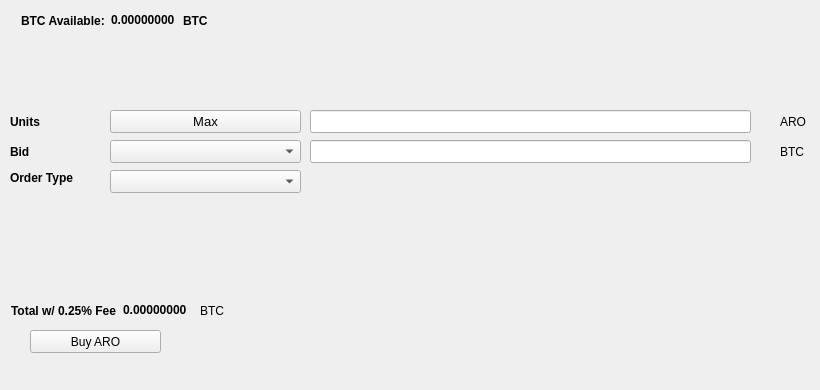
   <widget class="QWidget" name="BuyTab">
    <attribute name="title">
     <string>Buy</string>
    </attribute>
    <widget class="QPushButton" name="BuyARO">
     <property name="geometry">
      <rect>
       <x>30</x>
       <y>330</y>
       <width>131</width>
       <height>23</height>
      </rect>
     </property>
     <property name="text">
      <string>Buy ARO</string>
     </property>
     <property name="icon">
      <iconset resource="../apeiron.qrc">
       <normaloff>:/icons/bitcoin</normaloff>:/icons/bitcoin</iconset>
     </property>
    </widget>
    <widget class="QLabel" name="label_3">
     <property name="geometry">
      <rect>
       <x>10</x>
       <y>110</y>
       <width>46</width>
       <height>23</height>
      </rect>
     </property>
     <property name="font">
      <font>
       <weight>75</weight>
       <bold>true</bold>
      </font>
     </property>
     <property name="text">
      <string>Units</string>
     </property>
    </widget>
    <widget class="QLineEdit" name="UnitsInput">
     <property name="geometry">
      <rect>
       <x>310</x>
       <y>110</y>
       <width>441</width>
       <height>23</height>
      </rect>
     </property>
     <property name="font">
      <font>
       <pointsize>9</pointsize>
       <weight>75</weight>
       <bold>true</bold>
      </font>
     </property>
    </widget>
    <widget class="QLineEdit" name="BuyBidPriceEdit">
     <property name="geometry">
      <rect>
       <x>310</x>
       <y>140</y>
       <width>441</width>
       <height>23</height>
      </rect>
     </property>
     <property name="font">
      <font>
       <pointsize>9</pointsize>
       <weight>75</weight>
       <bold>true</bold>
      </font>
     </property>
    </widget>
    <widget class="QLabel" name="label_4">
     <property name="geometry">
      <rect>
       <x>780</x>
       <y>110</y>
       <width>31</width>
       <height>23</height>
      </rect>
     </property>
     <property name="text">
      <string>ARO</string>
     </property>
    </widget>
    <widget class="QLabel" name="label_5">
     <property name="geometry">
      <rect>
       <x>780</x>
       <y>140</y>
       <width>31</width>
       <height>23</height>
      </rect>
     </property>
     <property name="text">
      <string>BTC</string>
     </property>
    </widget>
    <widget class="QLabel" name="label_6">
     <property name="geometry">
      <rect>
       <x>10</x>
       <y>140</y>
       <width>46</width>
       <height>23</height>
      </rect>
     </property>
     <property name="font">
      <font>
       <weight>75</weight>
       <bold>true</bold>
      </font>
     </property>
     <property name="text">
      <string>Bid</string>
     </property>
    </widget>
    <widget class="QLabel" name="label_7">
     <property name="geometry">
      <rect>
       <x>10</x>
       <y>170</y>
       <width>91</width>
       <height>16</height>
      </rect>
     </property>
     <property name="font">
      <font>
       <weight>75</weight>
       <bold>true</bold>
      </font>
     </property>
     <property name="text">
      <string>Order Type</string>
     </property>
    </widget>
    <widget class="QPushButton" name="Buy_Max_Amount">
     <property name="geometry">
      <rect>
       <x>110</x>
       <y>110</y>
       <width>191</width>
       <height>23</height>
      </rect>
     </property>
     <property name="font">
      <font>
       <pointsize>10</pointsize>
      </font>
     </property>
     <property name="text">
      <string>Max</string>
     </property>
    </widget>
    <widget class="QComboBox" name="BuyBidcomboBox">
     <property name="geometry">
      <rect>
       <x>110</x>
       <y>140</y>
       <width>191</width>
       <height>23</height>
      </rect>
     </property>
     <property name="font">
      <font>
       <pointsize>10</pointsize>
      </font>
     </property>
    </widget>
    <widget class="QComboBox" name="buyOrdertypeCombo">
     <property name="geometry">
      <rect>
       <x>110</x>
       <y>170</y>
       <width>191</width>
       <height>23</height>
      </rect>
     </property>
     <property name="font">
      <font>
       <pointsize>10</pointsize>
      </font>
     </property>
    </widget>
    <widget class="QWidget" name="layoutWidget1">
     <property name="geometry">
      <rect>
       <x>21</x>
       <y>11</y>
       <width>227</width>
       <height>19</height>
      </rect>
     </property>
     <layout class="QHBoxLayout" name="horizontalLayout_3">
      <item>
       <widget class="QLabel" name="label232">
        <property name="font">
         <font>
          <weight>75</weight>
          <bold>true</bold>
         </font>
        </property>
        <property name="text">
         <string>BTC Available:</string>
        </property>
       </widget>
      </item>
      <item>
       <widget class="QLabel" name="BtcAvailableLbl">
        <property name="palette">
         <palette>
          <active>
           <colorrole role="WindowText">
            <brush brushstyle="SolidPattern">
             <color alpha="255">
              <red>0</red>
              <green>0</green>
              <blue>0</blue>
             </color>
            </brush>
           </colorrole>
           <colorrole role="Button">
            <brush brushstyle="SolidPattern">
             <color alpha="255">
              <red>0</red>
              <green>170</green>
              <blue>0</blue>
             </color>
            </brush>
           </colorrole>
           <colorrole role="Light">
            <brush brushstyle="SolidPattern">
             <color alpha="255">
              <red>0</red>
              <green>255</green>
              <blue>0</blue>
             </color>
            </brush>
           </colorrole>
           <colorrole role="Midlight">
            <brush brushstyle="SolidPattern">
             <color alpha="255">
              <red>0</red>
              <green>212</green>
              <blue>0</blue>
             </color>
            </brush>
           </colorrole>
           <colorrole role="Dark">
            <brush brushstyle="SolidPattern">
             <color alpha="255">
              <red>0</red>
              <green>85</green>
              <blue>0</blue>
             </color>
            </brush>
           </colorrole>
           <colorrole role="Mid">
            <brush brushstyle="SolidPattern">
             <color alpha="255">
              <red>0</red>
              <green>113</green>
              <blue>0</blue>
             </color>
            </brush>
           </colorrole>
           <colorrole role="Text">
            <brush brushstyle="SolidPattern">
             <color alpha="255">
              <red>0</red>
              <green>170</green>
              <blue>0</blue>
             </color>
            </brush>
           </colorrole>
           <colorrole role="BrightText">
            <brush brushstyle="SolidPattern">
             <color alpha="255">
              <red>255</red>
              <green>255</green>
              <blue>255</blue>
             </color>
            </brush>
           </colorrole>
           <colorrole role="ButtonText">
            <brush brushstyle="SolidPattern">
             <color alpha="255">
              <red>0</red>
              <green>0</green>
              <blue>0</blue>
             </color>
            </brush>
           </colorrole>
           <colorrole role="Base">
            <brush brushstyle="SolidPattern">
             <color alpha="255">
              <red>255</red>
              <green>255</green>
              <blue>255</blue>
             </color>
            </brush>
           </colorrole>
           <colorrole role="Window">
            <brush brushstyle="SolidPattern">
             <color alpha="255">
              <red>0</red>
              <green>170</green>
              <blue>0</blue>
             </color>
            </brush>
           </colorrole>
           <colorrole role="Shadow">
            <brush brushstyle="SolidPattern">
             <color alpha="255">
              <red>0</red>
              <green>0</green>
              <blue>0</blue>
             </color>
            </brush>
           </colorrole>
           <colorrole role="AlternateBase">
            <brush brushstyle="SolidPattern">
             <color alpha="255">
              <red>127</red>
              <green>212</green>
              <blue>127</blue>
             </color>
            </brush>
           </colorrole>
           <colorrole role="ToolTipBase">
            <brush brushstyle="SolidPattern">
             <color alpha="255">
              <red>255</red>
              <green>255</green>
              <blue>220</blue>
             </color>
            </brush>
           </colorrole>
           <colorrole role="ToolTipText">
            <brush brushstyle="SolidPattern">
             <color alpha="255">
              <red>0</red>
              <green>0</green>
              <blue>0</blue>
             </color>
            </brush>
           </colorrole>
          </active>
          <inactive>
           <colorrole role="WindowText">
            <brush brushstyle="SolidPattern">
             <color alpha="255">
              <red>0</red>
              <green>0</green>
              <blue>0</blue>
             </color>
            </brush>
           </colorrole>
           <colorrole role="Button">
            <brush brushstyle="SolidPattern">
             <color alpha="255">
              <red>0</red>
              <green>170</green>
              <blue>0</blue>
             </color>
            </brush>
           </colorrole>
           <colorrole role="Light">
            <brush brushstyle="SolidPattern">
             <color alpha="255">
              <red>0</red>
              <green>255</green>
              <blue>0</blue>
             </color>
            </brush>
           </colorrole>
           <colorrole role="Midlight">
            <brush brushstyle="SolidPattern">
             <color alpha="255">
              <red>0</red>
              <green>212</green>
              <blue>0</blue>
             </color>
            </brush>
           </colorrole>
           <colorrole role="Dark">
            <brush brushstyle="SolidPattern">
             <color alpha="255">
              <red>0</red>
              <green>85</green>
              <blue>0</blue>
             </color>
            </brush>
           </colorrole>
           <colorrole role="Mid">
            <brush brushstyle="SolidPattern">
             <color alpha="255">
              <red>0</red>
              <green>113</green>
              <blue>0</blue>
             </color>
            </brush>
           </colorrole>
           <colorrole role="Text">
            <brush brushstyle="SolidPattern">
             <color alpha="255">
              <red>0</red>
              <green>170</green>
              <blue>0</blue>
             </color>
            </brush>
           </colorrole>
           <colorrole role="BrightText">
            <brush brushstyle="SolidPattern">
             <color alpha="255">
              <red>255</red>
              <green>255</green>
              <blue>255</blue>
             </color>
            </brush>
           </colorrole>
           <colorrole role="ButtonText">
            <brush brushstyle="SolidPattern">
             <color alpha="255">
              <red>0</red>
              <green>0</green>
              <blue>0</blue>
             </color>
            </brush>
           </colorrole>
           <colorrole role="Base">
            <brush brushstyle="SolidPattern">
             <color alpha="255">
              <red>255</red>
              <green>255</green>
              <blue>255</blue>
             </color>
            </brush>
           </colorrole>
           <colorrole role="Window">
            <brush brushstyle="SolidPattern">
             <color alpha="255">
              <red>0</red>
              <green>170</green>
              <blue>0</blue>
             </color>
            </brush>
           </colorrole>
           <colorrole role="Shadow">
            <brush brushstyle="SolidPattern">
             <color alpha="255">
              <red>0</red>
              <green>0</green>
              <blue>0</blue>
             </color>
            </brush>
           </colorrole>
           <colorrole role="AlternateBase">
            <brush brushstyle="SolidPattern">
             <color alpha="255">
              <red>127</red>
              <green>212</green>
              <blue>127</blue>
             </color>
            </brush>
           </colorrole>
           <colorrole role="ToolTipBase">
            <brush brushstyle="SolidPattern">
             <color alpha="255">
              <red>255</red>
              <green>255</green>
              <blue>220</blue>
             </color>
            </brush>
           </colorrole>
           <colorrole role="ToolTipText">
            <brush brushstyle="SolidPattern">
             <color alpha="255">
              <red>0</red>
              <green>0</green>
              <blue>0</blue>
             </color>
            </brush>
           </colorrole>
          </inactive>
          <disabled>
           <colorrole role="WindowText">
            <brush brushstyle="SolidPattern">
             <color alpha="255">
              <red>0</red>
              <green>85</green>
              <blue>0</blue>
             </color>
            </brush>
           </colorrole>
           <colorrole role="Button">
            <brush brushstyle="SolidPattern">
             <color alpha="255">
              <red>0</red>
              <green>170</green>
              <blue>0</blue>
             </color>
            </brush>
           </colorrole>
           <colorrole role="Light">
            <brush brushstyle="SolidPattern">
             <color alpha="255">
              <red>0</red>
              <green>255</green>
              <blue>0</blue>
             </color>
            </brush>
           </colorrole>
           <colorrole role="Midlight">
            <brush brushstyle="SolidPattern">
             <color alpha="255">
              <red>0</red>
              <green>212</green>
              <blue>0</blue>
             </color>
            </brush>
           </colorrole>
           <colorrole role="Dark">
            <brush brushstyle="SolidPattern">
             <color alpha="255">
              <red>0</red>
              <green>85</green>
              <blue>0</blue>
             </color>
            </brush>
           </colorrole>
           <colorrole role="Mid">
            <brush brushstyle="SolidPattern">
             <color alpha="255">
              <red>0</red>
              <green>113</green>
              <blue>0</blue>
             </color>
            </brush>
           </colorrole>
           <colorrole role="Text">
            <brush brushstyle="SolidPattern">
             <color alpha="255">
              <red>0</red>
              <green>85</green>
              <blue>0</blue>
             </color>
            </brush>
           </colorrole>
           <colorrole role="BrightText">
            <brush brushstyle="SolidPattern">
             <color alpha="255">
              <red>255</red>
              <green>255</green>
              <blue>255</blue>
             </color>
            </brush>
           </colorrole>
           <colorrole role="ButtonText">
            <brush brushstyle="SolidPattern">
             <color alpha="255">
              <red>0</red>
              <green>85</green>
              <blue>0</blue>
             </color>
            </brush>
           </colorrole>
           <colorrole role="Base">
            <brush brushstyle="SolidPattern">
             <color alpha="255">
              <red>0</red>
              <green>170</green>
              <blue>0</blue>
             </color>
            </brush>
           </colorrole>
           <colorrole role="Window">
            <brush brushstyle="SolidPattern">
             <color alpha="255">
              <red>0</red>
              <green>170</green>
              <blue>0</blue>
             </color>
            </brush>
           </colorrole>
           <colorrole role="Shadow">
            <brush brushstyle="SolidPattern">
             <color alpha="255">
              <red>0</red>
              <green>0</green>
              <blue>0</blue>
             </color>
            </brush>
           </colorrole>
           <colorrole role="AlternateBase">
            <brush brushstyle="SolidPattern">
             <color alpha="255">
              <red>0</red>
              <green>170</green>
              <blue>0</blue>
             </color>
            </brush>
           </colorrole>
           <colorrole role="ToolTipBase">
            <brush brushstyle="SolidPattern">
             <color alpha="255">
              <red>255</red>
              <green>255</green>
              <blue>220</blue>
             </color>
            </brush>
           </colorrole>
           <colorrole role="ToolTipText">
            <brush brushstyle="SolidPattern">
             <color alpha="255">
              <red>0</red>
              <green>0</green>
              <blue>0</blue>
             </color>
            </brush>
           </colorrole>
          </disabled>
         </palette>
        </property>
        <property name="font">
         <font>
          <weight>75</weight>
          <bold>true</bold>
         </font>
        </property>
        <property name="text">
         <string>0.00000000</string>
        </property>
        <property name="textInteractionFlags">
         <set>Qt::LinksAccessibleByMouse|Qt::TextSelectableByKeyboard|Qt::TextSelectableByMouse</set>
        </property>
       </widget>
      </item>
      <item>
       <widget class="QLabel" name="BtcAvailableLbl_2">
        <property name="font">
         <font>
          <weight>75</weight>
          <bold>true</bold>
         </font>
        </property>
        <property name="text">
         <string>BTC</string>
        </property>
       </widget>
      </item>
     </layout>
    </widget>
    <widget class="QWidget" name="layoutWidge2">
     <property name="geometry">
      <rect>
       <x>11</x>
       <y>301</y>
       <width>259</width>
       <height>19</height>
      </rect>
     </property>
     <layout class="QHBoxLayout" name="horizontalLayout_4">
      <item>
       <widget class="QLabel" name="label_9">
        <property name="font">
         <font>
          <weight>75</weight>
          <bold>true</bold>
         </font>
        </property>
        <property name="text">
         <string>Total w/ 0.25% Fee</string>
        </property>
       </widget>
      </item>
      <item>
       <widget class="QLabel" name="BuyCostLabel">
        <property name="palette">
         <palette>
          <active>
           <colorrole role="WindowText">
            <brush brushstyle="SolidPattern">
             <color alpha="255">
              <red>0</red>
              <green>0</green>
              <blue>0</blue>
             </color>
            </brush>
           </colorrole>
           <colorrole role="Button">
            <brush brushstyle="SolidPattern">
             <color alpha="255">
              <red>0</red>
              <green>170</green>
              <blue>0</blue>
             </color>
            </brush>
           </colorrole>
           <colorrole role="Light">
            <brush brushstyle="SolidPattern">
             <color alpha="255">
              <red>0</red>
              <green>255</green>
              <blue>0</blue>
             </color>
            </brush>
           </colorrole>
           <colorrole role="Midlight">
            <brush brushstyle="SolidPattern">
             <color alpha="255">
              <red>0</red>
              <green>212</green>
              <blue>0</blue>
             </color>
            </brush>
           </colorrole>
           <colorrole role="Dark">
            <brush brushstyle="SolidPattern">
             <color alpha="255">
              <red>0</red>
              <green>85</green>
              <blue>0</blue>
             </color>
            </brush>
           </colorrole>
           <colorrole role="Mid">
            <brush brushstyle="SolidPattern">
             <color alpha="255">
              <red>0</red>
              <green>113</green>
              <blue>0</blue>
             </color>
            </brush>
           </colorrole>
           <colorrole role="Text">
            <brush brushstyle="SolidPattern">
             <color alpha="255">
              <red>0</red>
              <green>170</green>
              <blue>0</blue>
             </color>
            </brush>
           </colorrole>
           <colorrole role="BrightText">
            <brush brushstyle="SolidPattern">
             <color alpha="255">
              <red>255</red>
              <green>255</green>
              <blue>255</blue>
             </color>
            </brush>
           </colorrole>
           <colorrole role="ButtonText">
            <brush brushstyle="SolidPattern">
             <color alpha="255">
              <red>0</red>
              <green>0</green>
              <blue>0</blue>
             </color>
            </brush>
           </colorrole>
           <colorrole role="Base">
            <brush brushstyle="SolidPattern">
             <color alpha="255">
              <red>255</red>
              <green>255</green>
              <blue>255</blue>
             </color>
            </brush>
           </colorrole>
           <colorrole role="Window">
            <brush brushstyle="SolidPattern">
             <color alpha="255">
              <red>0</red>
              <green>170</green>
              <blue>0</blue>
             </color>
            </brush>
           </colorrole>
           <colorrole role="Shadow">
            <brush brushstyle="SolidPattern">
             <color alpha="255">
              <red>0</red>
              <green>0</green>
              <blue>0</blue>
             </color>
            </brush>
           </colorrole>
           <colorrole role="AlternateBase">
            <brush brushstyle="SolidPattern">
             <color alpha="255">
              <red>127</red>
              <green>212</green>
              <blue>127</blue>
             </color>
            </brush>
           </colorrole>
           <colorrole role="ToolTipBase">
            <brush brushstyle="SolidPattern">
             <color alpha="255">
              <red>255</red>
              <green>255</green>
              <blue>220</blue>
             </color>
            </brush>
           </colorrole>
           <colorrole role="ToolTipText">
            <brush brushstyle="SolidPattern">
             <color alpha="255">
              <red>0</red>
              <green>0</green>
              <blue>0</blue>
             </color>
            </brush>
           </colorrole>
          </active>
          <inactive>
           <colorrole role="WindowText">
            <brush brushstyle="SolidPattern">
             <color alpha="255">
              <red>0</red>
              <green>0</green>
              <blue>0</blue>
             </color>
            </brush>
           </colorrole>
           <colorrole role="Button">
            <brush brushstyle="SolidPattern">
             <color alpha="255">
              <red>0</red>
              <green>170</green>
              <blue>0</blue>
             </color>
            </brush>
           </colorrole>
           <colorrole role="Light">
            <brush brushstyle="SolidPattern">
             <color alpha="255">
              <red>0</red>
              <green>255</green>
              <blue>0</blue>
             </color>
            </brush>
           </colorrole>
           <colorrole role="Midlight">
            <brush brushstyle="SolidPattern">
             <color alpha="255">
              <red>0</red>
              <green>212</green>
              <blue>0</blue>
             </color>
            </brush>
           </colorrole>
           <colorrole role="Dark">
            <brush brushstyle="SolidPattern">
             <color alpha="255">
              <red>0</red>
              <green>85</green>
              <blue>0</blue>
             </color>
            </brush>
           </colorrole>
           <colorrole role="Mid">
            <brush brushstyle="SolidPattern">
             <color alpha="255">
              <red>0</red>
              <green>113</green>
              <blue>0</blue>
             </color>
            </brush>
           </colorrole>
           <colorrole role="Text">
            <brush brushstyle="SolidPattern">
             <color alpha="255">
              <red>0</red>
              <green>170</green>
              <blue>0</blue>
             </color>
            </brush>
           </colorrole>
           <colorrole role="BrightText">
            <brush brushstyle="SolidPattern">
             <color alpha="255">
              <red>255</red>
              <green>255</green>
              <blue>255</blue>
             </color>
            </brush>
           </colorrole>
           <colorrole role="ButtonText">
            <brush brushstyle="SolidPattern">
             <color alpha="255">
              <red>0</red>
              <green>0</green>
              <blue>0</blue>
             </color>
            </brush>
           </colorrole>
           <colorrole role="Base">
            <brush brushstyle="SolidPattern">
             <color alpha="255">
              <red>255</red>
              <green>255</green>
              <blue>255</blue>
             </color>
            </brush>
           </colorrole>
           <colorrole role="Window">
            <brush brushstyle="SolidPattern">
             <color alpha="255">
              <red>0</red>
              <green>170</green>
              <blue>0</blue>
             </color>
            </brush>
           </colorrole>
           <colorrole role="Shadow">
            <brush brushstyle="SolidPattern">
             <color alpha="255">
              <red>0</red>
              <green>0</green>
              <blue>0</blue>
             </color>
            </brush>
           </colorrole>
           <colorrole role="AlternateBase">
            <brush brushstyle="SolidPattern">
             <color alpha="255">
              <red>127</red>
              <green>212</green>
              <blue>127</blue>
             </color>
            </brush>
           </colorrole>
           <colorrole role="ToolTipBase">
            <brush brushstyle="SolidPattern">
             <color alpha="255">
              <red>255</red>
              <green>255</green>
              <blue>220</blue>
             </color>
            </brush>
           </colorrole>
           <colorrole role="ToolTipText">
            <brush brushstyle="SolidPattern">
             <color alpha="255">
              <red>0</red>
              <green>0</green>
              <blue>0</blue>
             </color>
            </brush>
           </colorrole>
          </inactive>
          <disabled>
           <colorrole role="WindowText">
            <brush brushstyle="SolidPattern">
             <color alpha="255">
              <red>0</red>
              <green>85</green>
              <blue>0</blue>
             </color>
            </brush>
           </colorrole>
           <colorrole role="Button">
            <brush brushstyle="SolidPattern">
             <color alpha="255">
              <red>0</red>
              <green>170</green>
              <blue>0</blue>
             </color>
            </brush>
           </colorrole>
           <colorrole role="Light">
            <brush brushstyle="SolidPattern">
             <color alpha="255">
              <red>0</red>
              <green>255</green>
              <blue>0</blue>
             </color>
            </brush>
           </colorrole>
           <colorrole role="Midlight">
            <brush brushstyle="SolidPattern">
             <color alpha="255">
              <red>0</red>
              <green>212</green>
              <blue>0</blue>
             </color>
            </brush>
           </colorrole>
           <colorrole role="Dark">
            <brush brushstyle="SolidPattern">
             <color alpha="255">
              <red>0</red>
              <green>85</green>
              <blue>0</blue>
             </color>
            </brush>
           </colorrole>
           <colorrole role="Mid">
            <brush brushstyle="SolidPattern">
             <color alpha="255">
              <red>0</red>
              <green>113</green>
              <blue>0</blue>
             </color>
            </brush>
           </colorrole>
           <colorrole role="Text">
            <brush brushstyle="SolidPattern">
             <color alpha="255">
              <red>0</red>
              <green>85</green>
              <blue>0</blue>
             </color>
            </brush>
           </colorrole>
           <colorrole role="BrightText">
            <brush brushstyle="SolidPattern">
             <color alpha="255">
              <red>255</red>
              <green>255</green>
              <blue>255</blue>
             </color>
            </brush>
           </colorrole>
           <colorrole role="ButtonText">
            <brush brushstyle="SolidPattern">
             <color alpha="255">
              <red>0</red>
              <green>85</green>
              <blue>0</blue>
             </color>
            </brush>
           </colorrole>
           <colorrole role="Base">
            <brush brushstyle="SolidPattern">
             <color alpha="255">
              <red>0</red>
              <green>170</green>
              <blue>0</blue>
             </color>
            </brush>
           </colorrole>
           <colorrole role="Window">
            <brush brushstyle="SolidPattern">
             <color alpha="255">
              <red>0</red>
              <green>170</green>
              <blue>0</blue>
             </color>
            </brush>
           </colorrole>
           <colorrole role="Shadow">
            <brush brushstyle="SolidPattern">
             <color alpha="255">
              <red>0</red>
              <green>0</green>
              <blue>0</blue>
             </color>
            </brush>
           </colorrole>
           <colorrole role="AlternateBase">
            <brush brushstyle="SolidPattern">
             <color alpha="255">
              <red>0</red>
              <green>170</green>
              <blue>0</blue>
             </color>
            </brush>
           </colorrole>
           <colorrole role="ToolTipBase">
            <brush brushstyle="SolidPattern">
             <color alpha="255">
              <red>255</red>
              <green>255</green>
              <blue>220</blue>
             </color>
            </brush>
           </colorrole>
           <colorrole role="ToolTipText">
            <brush brushstyle="SolidPattern">
             <color alpha="255">
              <red>0</red>
              <green>0</green>
              <blue>0</blue>
             </color>
            </brush>
           </colorrole>
          </disabled>
         </palette>
        </property>
        <property name="font">
         <font>
          <weight>75</weight>
          <bold>true</bold>
         </font>
        </property>
        <property name="autoFillBackground">
         <bool>false</bool>
        </property>
        <property name="text">
         <string>0.00000000</string>
        </property>
        <property name="textInteractionFlags">
         <set>Qt::LinksAccessibleByMouse|Qt::TextSelectableByMouse</set>
        </property>
       </widget>
      </item>
      <item>
       <widget class="QLabel" name="label_10">
        <property name="font">
         <font>
          <weight>50</weight>
          <bold>false</bold>
         </font>
        </property>
        <property name="text">
         <string>BTC</string>
        </property>
       </widget>
      </item>
     </layout>
    </widget>
    <widget class="QLabel" name="label_24">
     <property name="geometry">
      <rect>
       <x>460</x>
       <y>300</y>
       <width>281</width>
       <height>81</height>
      </rect>
     </property>
     <property name="text">
      <string/>
     </property>
     <property name="pixmap">
      <pixmap>:/images/bittrex</pixmap>
     </property>
    </widget>
   </widget>
